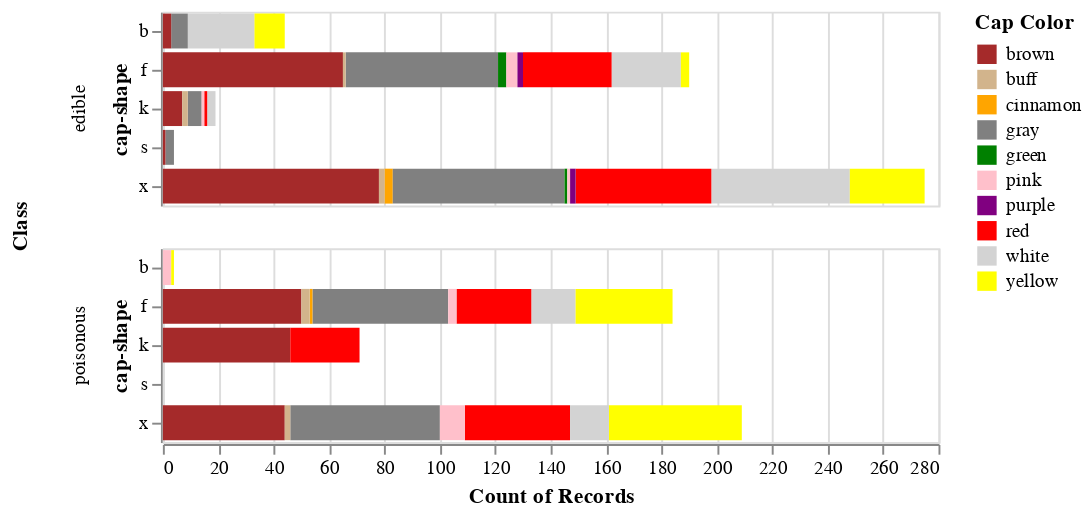

Notebook code for this chart:
### Code cell
# domain and range for colors
cdomain = ["brown", "buff", "cinnamon", "gray", "green", "pink", "purple", "red", "white", "yellow"]
crange_ = ["brown", "tan", "orange", "grey", "green", "pink", "purple", "red", "lightgrey", "yellow"]

alt.Chart(sample_df).mark_bar().encode(
    x = "count()",
    y = "cap-shape",
    color = alt.Color("Cap Color", scale = alt.Scale(domain = cdomain, range = crange_)),
    row = "Class",
    tooltip = ["Cap Shape", "Cap Color", "count()"]
)

### Figure 1 — Vega-Lite specification as saved in the notebook (floating-point values rounded to 4 significant figures; data arrays with more than 128 entries replaced by an {"elided": "..."} marker saying what was removed)
{"config": {"view": {"continuousWidth": 400, "continuousHeight": 300}}, "data": {"name": "data-375f019bf23eac4d35f1f7cb546e8578"}, "mark": "bar", "encoding": {"color": {"field": "Cap Color", "scale": {"domain": ["brown", "buff", "cinnamon", "gray", "green", "pink", "purple", "red", "white", "yellow"], "range": ["brown", "tan", "orange", "grey", "green", "pink", "purple", "red", "lightgrey", "yellow"]}, "type": "nominal"}, "row": {"field": "Class", "type": "nominal"}, "tooltip": [{"field": "Cap Shape", "type": "nominal"}, {"field": "Cap Color", "type": "nominal"}, {"aggregate": "count", "type": "quantitative"}], "x": {"aggregate": "count", "type": "quantitative"}, "y": {"field": "cap-shape", "type": "nominal"}}, "$schema": "https://vega.github.io/schema/vega-lite/v4.17.0.json", "datasets": {"data-375f019bf23eac4d35f1f7cb546e8578": {"elided": "1000 records"}}}
